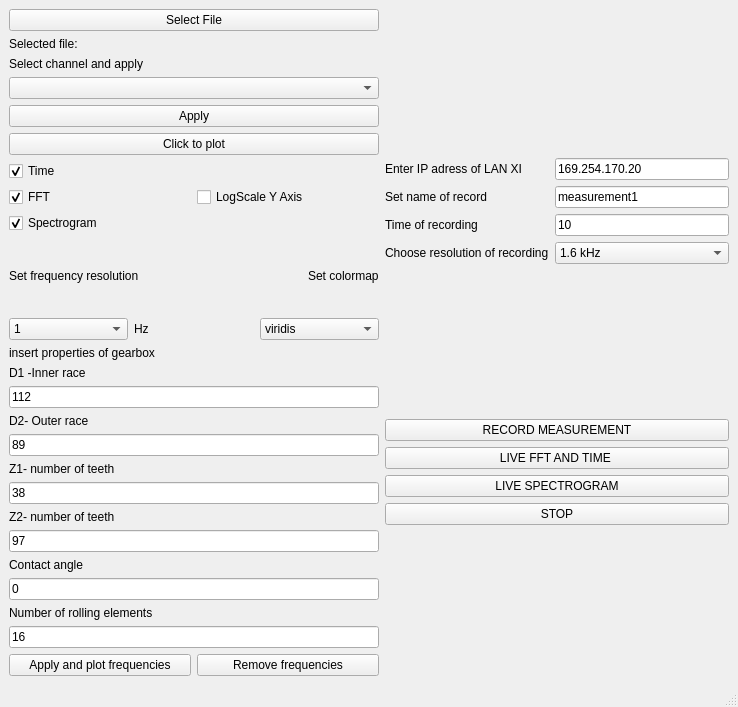
<?xml version="1.0" encoding="UTF-8"?>
<ui version="4.0">
 <class>MainWindow</class>
 <widget class="QMainWindow" name="MainWindow">
  <property name="geometry">
   <rect>
    <x>0</x>
    <y>0</y>
    <width>738</width>
    <height>707</height>
   </rect>
  </property>
  <property name="sizePolicy">
   <sizepolicy hsizetype="Minimum" vsizetype="Minimum">
    <horstretch>0</horstretch>
    <verstretch>0</verstretch>
   </sizepolicy>
  </property>
  <property name="windowTitle">
   <string>MainWindow</string>
  </property>
  <widget class="QWidget" name="centralwidget">
   <layout class="QHBoxLayout" name="horizontalLayout_6">
    <item>
     <layout class="QHBoxLayout" name="horizontalLayout_5">
      <item>
       <layout class="QHBoxLayout" name="horizontalLayout_2" stretch="0,0">
        <item>
         <layout class="QVBoxLayout" name="verticalLayout_5">
          <item>
           <layout class="QVBoxLayout" name="verticalLayout_9">
            <item>
             <widget class="QPushButton" name="pushButton">
              <property name="text">
               <string>Select File</string>
              </property>
             </widget>
            </item>
            <item>
             <widget class="QLabel" name="label">
              <property name="sizePolicy">
               <sizepolicy hsizetype="Fixed" vsizetype="Preferred">
                <horstretch>0</horstretch>
                <verstretch>0</verstretch>
               </sizepolicy>
              </property>
              <property name="maximumSize">
               <size>
                <width>400</width>
                <height>16</height>
               </size>
              </property>
              <property name="text">
               <string>Selected file:</string>
              </property>
             </widget>
            </item>
            <item>
             <widget class="QLabel" name="label2">
              <property name="sizePolicy">
               <sizepolicy hsizetype="Preferred" vsizetype="Preferred">
                <horstretch>0</horstretch>
                <verstretch>0</verstretch>
               </sizepolicy>
              </property>
              <property name="text">
               <string>Select channel and apply</string>
              </property>
             </widget>
            </item>
            <item>
             <widget class="QComboBox" name="comboBox"/>
            </item>
            <item>
             <widget class="QPushButton" name="pushButton_2">
              <property name="text">
               <string>Apply</string>
              </property>
             </widget>
            </item>
           </layout>
          </item>
          <item>
           <widget class="QPushButton" name="pushButton_3">
            <property name="text">
             <string>Click to plot</string>
            </property>
           </widget>
          </item>
          <item>
           <layout class="QGridLayout" name="gridLayout">
            <item row="1" column="0">
             <widget class="QCheckBox" name="checkBox">
              <property name="text">
               <string>Time</string>
              </property>
              <property name="checked">
               <bool>true</bool>
              </property>
             </widget>
            </item>
            <item row="4" column="0">
             <widget class="QCheckBox" name="checkBox_3">
              <property name="text">
               <string>Spectrogram</string>
              </property>
              <property name="checked">
               <bool>true</bool>
              </property>
             </widget>
            </item>
            <item row="3" column="0">
             <widget class="QCheckBox" name="checkBox_2">
              <property name="text">
               <string>FFT</string>
              </property>
              <property name="checked">
               <bool>true</bool>
              </property>
             </widget>
            </item>
            <item row="3" column="1">
             <widget class="QCheckBox" name="checkBox_4">
              <property name="text">
               <string>LogScale Y Axis</string>
              </property>
             </widget>
            </item>
           </layout>
          </item>
          <item>
           <layout class="QHBoxLayout" name="horizontalLayout_3">
            <item>
             <widget class="QLabel" name="label_12">
              <property name="text">
               <string>Set frequency resolution                                                 </string>
              </property>
             </widget>
            </item>
            <item>
             <widget class="QLabel" name="label_15">
              <property name="text">
               <string>Set colormap</string>
              </property>
             </widget>
            </item>
           </layout>
          </item>
          <item>
           <layout class="QHBoxLayout" name="horizontalLayout">
            <item>
             <widget class="QComboBox" name="comboBox_3">
              <property name="currentIndex">
               <number>2</number>
              </property>
              <item>
               <property name="text">
                <string>0.25</string>
               </property>
              </item>
              <item>
               <property name="text">
                <string>0.5</string>
               </property>
              </item>
              <item>
               <property name="text">
                <string>1</string>
               </property>
              </item>
              <item>
               <property name="text">
                <string>2</string>
               </property>
              </item>
              <item>
               <property name="text">
                <string>4</string>
               </property>
              </item>
              <item>
               <property name="text">
                <string>8</string>
               </property>
              </item>
              <item>
               <property name="text">
                <string>16</string>
               </property>
              </item>
              <item>
               <property name="text">
                <string>32</string>
               </property>
              </item>
              <item>
               <property name="text">
                <string>64</string>
               </property>
              </item>
              <item>
               <property name="text">
                <string>128</string>
               </property>
              </item>
              <item>
               <property name="text">
                <string>256</string>
               </property>
              </item>
              <item>
               <property name="text">
                <string>512</string>
               </property>
              </item>
             </widget>
            </item>
            <item>
             <widget class="QLabel" name="label_13">
              <property name="text">
               <string>Hz</string>
              </property>
             </widget>
            </item>
            <item>
             <widget class="QComboBox" name="comboBox_4">
              <item>
               <property name="text">
                <string>viridis</string>
               </property>
              </item>
              <item>
               <property name="text">
                <string>inferno</string>
               </property>
              </item>
              <item>
               <property name="text">
                <string>plasma</string>
               </property>
              </item>
              <item>
               <property name="text">
                <string>magma</string>
               </property>
              </item>
             </widget>
            </item>
           </layout>
          </item>
          <item>
           <layout class="QVBoxLayout" name="verticalLayout_3">
            <item>
             <widget class="QLabel" name="label3">
              <property name="sizePolicy">
               <sizepolicy hsizetype="Preferred" vsizetype="Preferred">
                <horstretch>0</horstretch>
                <verstretch>0</verstretch>
               </sizepolicy>
              </property>
              <property name="text">
               <string>insert properties of gearbox</string>
              </property>
             </widget>
            </item>
            <item>
             <widget class="QLabel" name="label_7">
              <property name="text">
               <string>D1 -Inner race</string>
              </property>
             </widget>
            </item>
            <item>
             <widget class="QLineEdit" name="lineEdit">
              <property name="inputMethodHints">
               <set>Qt::ImhNone</set>
              </property>
              <property name="text">
               <string>112</string>
              </property>
             </widget>
            </item>
            <item>
             <widget class="QLabel" name="label_2">
              <property name="text">
               <string>D2- Outer race</string>
              </property>
             </widget>
            </item>
            <item>
             <widget class="QLineEdit" name="lineEdit_2">
              <property name="inputMethodHints">
               <set>Qt::ImhNone</set>
              </property>
              <property name="text">
               <string>89</string>
              </property>
             </widget>
            </item>
            <item>
             <widget class="QLabel" name="label_3">
              <property name="text">
               <string>Z1- number of teeth</string>
              </property>
             </widget>
            </item>
            <item>
             <widget class="QLineEdit" name="lineEdit_3">
              <property name="text">
               <string>38</string>
              </property>
             </widget>
            </item>
            <item>
             <widget class="QLabel" name="label_4">
              <property name="text">
               <string>Z2- number of teeth</string>
              </property>
             </widget>
            </item>
            <item>
             <widget class="QLineEdit" name="lineEdit_4">
              <property name="text">
               <string>97</string>
              </property>
             </widget>
            </item>
            <item>
             <widget class="QLabel" name="label_5">
              <property name="text">
               <string>Contact angle</string>
              </property>
             </widget>
            </item>
            <item>
             <widget class="QLineEdit" name="lineEdit_5">
              <property name="text">
               <string>0</string>
              </property>
             </widget>
            </item>
            <item>
             <widget class="QLabel" name="label_6">
              <property name="text">
               <string>Number of rolling elements</string>
              </property>
             </widget>
            </item>
            <item>
             <widget class="QLineEdit" name="lineEdit_6">
              <property name="text">
               <string>16</string>
              </property>
             </widget>
            </item>
            <item>
             <layout class="QHBoxLayout" name="horizontalLayout_4">
              <item>
               <widget class="QPushButton" name="pushButton_4">
                <property name="text">
                 <string>Apply and plot frequencies</string>
                </property>
               </widget>
              </item>
              <item>
               <widget class="QPushButton" name="pushButton_8">
                <property name="text">
                 <string>Remove frequencies</string>
                </property>
               </widget>
              </item>
             </layout>
            </item>
           </layout>
          </item>
         </layout>
        </item>
        <item>
         <layout class="QVBoxLayout" name="verticalLayout_4">
          <item>
           <layout class="QGridLayout" name="gridLayout_5">
            <item row="3" column="1">
             <widget class="QComboBox" name="comboBox_2">
              <item>
               <property name="text">
                <string>1.6 kHz</string>
               </property>
              </item>
              <item>
               <property name="text">
                <string>3.2 kHz</string>
               </property>
              </item>
              <item>
               <property name="text">
                <string>6.4 kHz</string>
               </property>
              </item>
              <item>
               <property name="text">
                <string>12.8 kHz</string>
               </property>
              </item>
              <item>
               <property name="text">
                <string>25.6 kHz</string>
               </property>
              </item>
              <item>
               <property name="text">
                <string>51.2 kHz</string>
               </property>
              </item>
             </widget>
            </item>
            <item row="3" column="0">
             <widget class="QLabel" name="label_8">
              <property name="sizePolicy">
               <sizepolicy hsizetype="Preferred" vsizetype="Preferred">
                <horstretch>0</horstretch>
                <verstretch>0</verstretch>
               </sizepolicy>
              </property>
              <property name="text">
               <string>Choose resolution of recording</string>
              </property>
             </widget>
            </item>
            <item row="0" column="1">
             <widget class="QLineEdit" name="lineEdit_7">
              <property name="text">
               <string>169.254.170.20</string>
              </property>
             </widget>
            </item>
            <item row="2" column="0">
             <widget class="QLabel" name="label_11">
              <property name="text">
               <string>Time of recording</string>
              </property>
             </widget>
            </item>
            <item row="1" column="0">
             <widget class="QLabel" name="label_10">
              <property name="text">
               <string>Set name of record</string>
              </property>
             </widget>
            </item>
            <item row="0" column="0">
             <widget class="QLabel" name="label_9">
              <property name="text">
               <string>Enter IP adress of LAN XI</string>
              </property>
             </widget>
            </item>
            <item row="1" column="1">
             <widget class="QLineEdit" name="lineEdit_8">
              <property name="text">
               <string>measurement1</string>
              </property>
             </widget>
            </item>
            <item row="2" column="1">
             <widget class="QLineEdit" name="lineEdit_9">
              <property name="text">
               <string>10</string>
              </property>
             </widget>
            </item>
           </layout>
          </item>
          <item>
           <layout class="QVBoxLayout" name="verticalLayout">
            <item>
             <widget class="QPushButton" name="pushButton_6">
              <property name="text">
               <string>RECORD MEASUREMENT</string>
              </property>
             </widget>
            </item>
            <item>
             <widget class="QPushButton" name="pushButton_5">
              <property name="text">
               <string>LIVE FFT AND TIME </string>
              </property>
             </widget>
            </item>
            <item>
             <widget class="QPushButton" name="pushButton_9">
              <property name="text">
               <string>LIVE SPECTROGRAM</string>
              </property>
             </widget>
            </item>
            <item>
             <widget class="QPushButton" name="pushButton_7">
              <property name="text">
               <string>STOP</string>
              </property>
             </widget>
            </item>
           </layout>
          </item>
         </layout>
        </item>
       </layout>
      </item>
     </layout>
    </item>
   </layout>
  </widget>
  <widget class="QMenuBar" name="menubar">
   <property name="geometry">
    <rect>
     <x>0</x>
     <y>0</y>
     <width>738</width>
     <height>22</height>
    </rect>
   </property>
  </widget>
  <widget class="QStatusBar" name="statusbar"/>
 </widget>
 <resources/>
 <connections/>
</ui>
